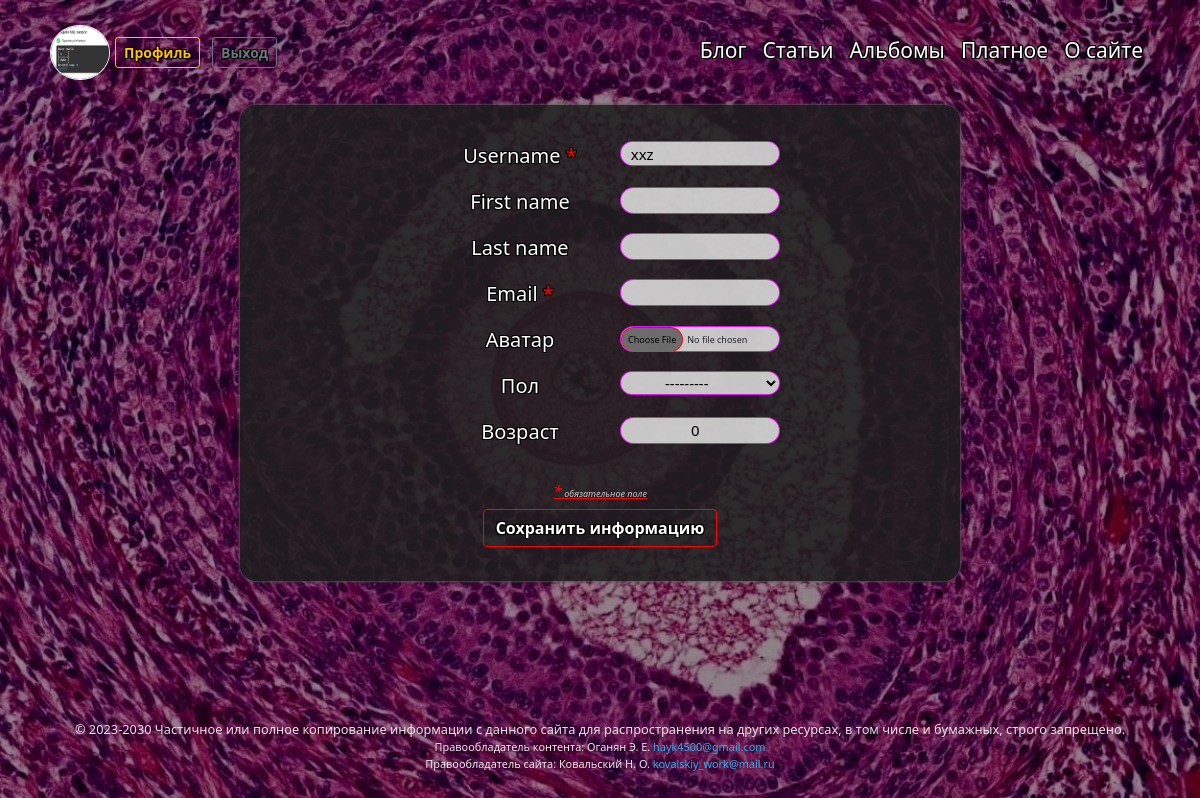
Page /users/profile_change/ (signed in) on the earlier database version.
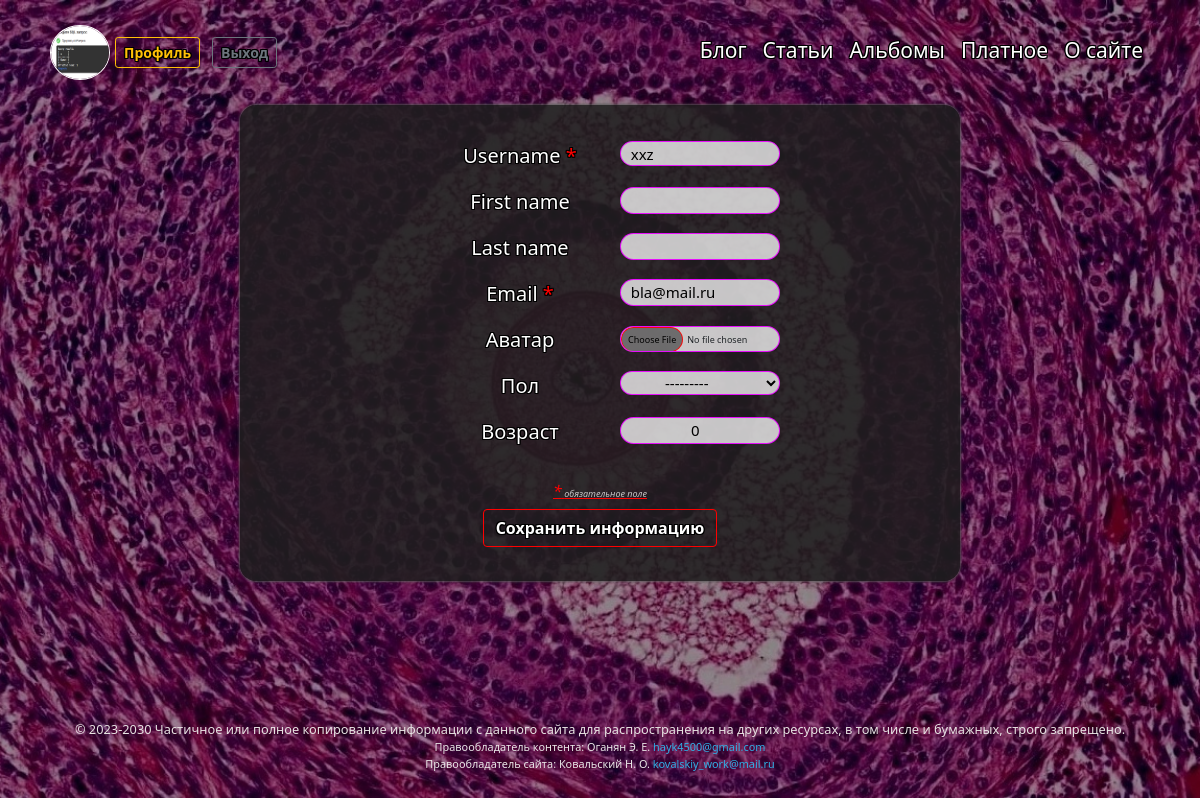
Same page on the later database version.
### users/models.py (models this page shows, shortened)
class CustomUser(AbstractUser):
    class Meta:
        verbose_name = 'Профили'
        verbose_name_plural = 'Профили'
    GENDERS = (
        ('М', 'Мужчина'),
        ('Ж', 'Женщина'),
    )
    avatar = models.ImageField(verbose_name='Аватар', default='users/avatar/default/default_avatar.jpeg',
                                upload_to='users/avatar/', blank=True)
    gender = models.CharField(verbose_name='Пол', max_length=1, choices=GENDERS, default='-', blank=True)
    age = models.IntegerField(verbose_name='Возраст', blank=True,
                                default=0,
                                validators=[
                                            MaxValueValidator(110),
                                            MinValueValidator(14)
                                 ]
                                )
    email = models.EmailField(unique=True)

### users/views.py (the view)
# urls.py: path('profile_change/', AccauntUser.as_view(), name='profile_change'),
class AccauntUser(LoginRequiredMixin, UpdateView):
        model = CustomUser
        form_class = ProfileChangeForm
        template_name = 'registration/profile_change.html'
        success_url = reverse_lazy('profile')
        def get_object(self, queryset=None):
            return self.request.user

### users/forms.py
class ProfileChangeForm(forms.ModelForm):
    avatar = forms.ImageField(label='Аватар', widget=forms.FileInput, required=False)
    required_css_class = 'required'
    class Meta:
        model = CustomUser
        fields = ('username', 'first_name', 'last_name', 'email', 'avatar', 'gender', 'age')

### blog/context_processors.py (called while the page is built)
def menu_context_processor(request):
    return {'menu': menu}

### users/templates/registration/profile_change.html (shortened to what this page needs)
{% extends 'blog/base.html' %}
{% block content %}
<div class="profile">
    <form method="POST" enctype="multipart/form-data">
    {% for f in form %}
        <p class="label-ul-log"><label class="form-label-log" for="{{f.id_for_label}}">{{ f.label }}{% if f.field.required %}
            <span class="required">*</span>{% endif %} </label>{{f}}</p>
    {% endfor %}
        <p class="fst-italic footnote"><span class="fs-6 required">*</span> обязательное поле</p>
        <p class="form-log"><button type="submit" value="Update" class="btn btn-outline-danger btn-log">Сохранить информацию</button></p>
    </form>
</div>
{% endblock %}

### blog/templates/blog/base.html (shortened to what this page needs)
{% load static %}
<!DOCTYPE html>
<html lang="ru">
<head>
    <link href="https://cdn.jsdelivr.net/npm/bootstrap@5.0.1/dist/css/bootstrap.min.css" rel="stylesheet">
    <link rel="stylesheet" href='{% static "blog/css/styles.css" %}'>
</head>
<body style="background-image: url('{% static "blog/images/back.jpeg" %}');">
{% block navbar %}
    <nav class="navbar navbar-expand-md navbar-dark">
        <div class="container-fluid ">
            <a class="logo-container" href="{% url 'home' %}">
             {% if request.user.is_authenticated %}
              <img class="logo"  src='{{ user.avatar.url }}' alt="Avatar" width="60em" height="55em" >
             <a href="{% url 'profile' %}"><button type="button" class="btn btn-outline-warning btn-sm btn-profile">Профиль</button></a>
             <a href="{% url 'logout' %}"><button type="button" class="btn btn-outline-secondary btn-sm">Выход</button></a>
             {% endif %}
		    <div class="collapse navbar-collapse justify-content-end" id="navbarSupportedContent">
                <ul class="navbar-nav ms-auto">
{% for m in menu %}
                    <li class="nav-item">
                        <a class="nav-link"  href="{% url m.url_name %}">{{m.title}}</a>
                    </li>
{% endfor %}
		        </ul>
            </div>
        </div>
	</nav>
{% endblock navbar %}
      {% block content %}
      {% endblock %}
    <footer class=" text-center text-white text-lg-start">
        <div class="text-footer">
          © 2023-2030 Частичное или полное копирование информации с данного сайта для распространения на других ресурсах, в том числе и бумажных, строго запрещено.
        </div>
        <div class="footer">
            <div class="cont-right">Правообладатель контента: Оганян Э. Е.
                <a class="text-mail">hayk4500@gmail.com </a>
            </div>
            <div class="site-right">Правообладатель сайта: Ковальский Н. О.
                <a class="text-mail">kovalskiy_work@mail.ru</a>
            </div>
        </div>
    </footer>
</body>
</html>

### blog/static/blog/css/styles.css (style rules this page uses)
html { position: relative; min-height: 90%; }
body { background-repeat: no-repeat; background-position: center center; background-attachment: fixed; -webkit-background-size: cover; -moz-background-size: cover; -o-background-size: cover; background-size: cover; margin-bottom: 6%; background-color: rgba(72, 1, 58, 0.789); }
.navbar-dark { padding: 1px; margin-bottom: 2%; margin-left: 3%; margin-right: 3%; margin-top: 2%; }
.logo { border-radius: 50%; margin-left: 1%; border: 1px solid rgb(255, 255, 255); padding: 0.1px; }
.btn { margin: 6px; font-weight: 648; text-shadow: 1px 0 rgb(0, 0, 0), -1px 0 rgb(0, 0, 0), 0 1px rgb(0, 0, 0), 0 -1px rgb(0, 0, 0), 1px 1px rgb(0, 0, 0), -1px -1px rgb(0, 0, 0), 1px -1px rgb(0, 0, 0), -1px 1px rgb(0, 0, 0); }
.btn-outline-danger { background-color: rgba(101, 0, 0, 0); border: 1.5px solid rgb(255, 0, 0); color: rgb(255, 255, 255); }
.navbar-dark .navbar-nav .nav-link, .navbar-dark .nav-link { color: rgb(255, 255, 255); font-size: 21px; text-align: center; padding-top: 0px; padding-bottom: 4px; font-weight: 358; text-shadow: 1px 0 rgb(0, 0, 0), -1px 0 rgb(0, 0, 0), 0 1px rgb(0, 0, 0), 0 -1px rgb(0, 0, 0), 1px 1px rgb(0, 0, 0), -1px -1px rgb(0, 0, 0), 1px -1px rgb(0, 0, 0), -1px 1px rgb(0, 0, 0); }
footer { margin-top: 30px; position: absolute; bottom: 0; height: 0%; width: 100%; padding-left: 4%; padding-right: 4%; }
.text-footer { font-size: 80%; text-align: center; color: rgb(231, 226, 226); }
.cont-right, .site-right { font-size: 68%; text-align: center; color: rgb(234, 231, 231); padding-left: 0cm; padding-right: 0cm; }
.text-mail, .text-mail:hover { color: rgb(49, 174, 228); text-decoration: none; padding-bottom: 2%; }
.footnote { color: rgb(198, 197, 197); font-size: xx-small; text-decoration: underline red; margin-bottom: 0px; margin-top: 5%; text-align: center; }
.required { color:red; }
input, select { padding-left: 1.5%; border:0.9px solid rgba(234, 0, 255, 0.92); border-radius: 27em; background-color: #ffffffbf; width: 65px; font-size: 15px; }
#id_username, #id_first_name, #id_last_name, #id_password1, #id_password2, #id_email { width: 160px; }
#id_age { width: 160px; padding-left: 70px; }
#id_avatar { width: 160px; height: 26px; padding-left: 0px; font-size: xx-small; }
#id_gender { width: 160px; font-size: 15px; padding-left: 40px; }
.form-label-log { color: white; display: inline-block; min-width: 200px; vertical-align: top; font-size: 20px; text-shadow: 1px 0 rgb(0, 0, 0), -1px 0 rgb(0, 0, 0), 0 1px rgb(0, 0, 0), 0 -1px rgb(0, 0, 0), 1px 1px rgb(0, 0, 0), -1px -1px rgb(0, 0, 0), 1px -1px rgb(0, 0, 0), -1px 1px rgb(0, 0, 0); }
.label-ul-log #id_password, .label-ul-log #id_username { background-color: rgba(31, 30, 30, 0.867); color: white; width: 160px; height: 30px; padding-left: 5px; }
.label-ul-log { text-align: center; }
.form-log { text-align: center; }
div.profile { margin-left: 20%; margin-right: 20%; margin-top: 2%; margin-bottom: 0.1%; padding: 3%; padding-bottom: 1%; border-radius: 1em; background-color:rgba(31, 30, 30, 0.867); box-shadow: 0 0px 3px rgb(141, 141, 141), 0 0px 3px rgb(0, 0, 0); }
div.profile form p.label-ul-log input#id_username { padding-left: 1.5%; border:0.9px solid rgba(234, 0, 255, 0.92); border-radius: 27em; background-color: #ffffffbf; height: 25px; font-size: 15px; color: black; }

Differences in the rows shown:
changed CustomUser "xxz": email (not shown) → "bla@mail.ru"
